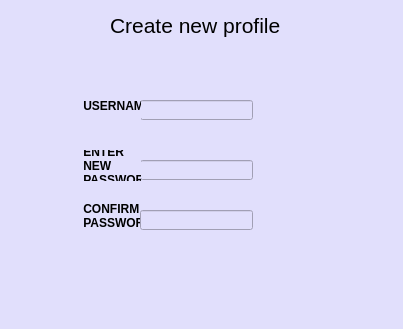
<?xml version="1.0" encoding="UTF-8"?>
<ui version="4.0">
 <class>Dialog</class>
 <widget class="QDialog" name="Dialog">
  <property name="geometry">
   <rect>
    <x>0</x>
    <y>0</y>
    <width>403</width>
    <height>329</height>
   </rect>
  </property>
  <property name="windowTitle">
   <string>Dialog</string>
  </property>
  <property name="styleSheet">
   <string notr="true">background-color: rgb(225, 223, 252);</string>
  </property>
  <widget class="QLabel" name="label">
   <property name="geometry">
    <rect>
     <x>110</x>
     <y>10</y>
     <width>201</width>
     <height>31</height>
    </rect>
   </property>
   <property name="font">
    <font>
     <pointsize>16</pointsize>
    </font>
   </property>
   <property name="text">
    <string>Create new profile</string>
   </property>
  </widget>
  <widget class="QLineEdit" name="uNameLine">
   <property name="geometry">
    <rect>
     <x>140</x>
     <y>100</y>
     <width>113</width>
     <height>20</height>
    </rect>
   </property>
  </widget>
  <widget class="QLabel" name="label_2">
   <property name="geometry">
    <rect>
     <x>70</x>
     <y>90</y>
     <width>71</width>
     <height>31</height>
    </rect>
   </property>
   <property name="font">
    <font>
     <weight>75</weight>
     <bold>true</bold>
    </font>
   </property>
   <property name="text">
    <string>    USERNAME</string>
   </property>
  </widget>
  <widget class="QLineEdit" name="uPasswordLine">
   <property name="geometry">
    <rect>
     <x>140</x>
     <y>160</y>
     <width>113</width>
     <height>20</height>
    </rect>
   </property>
  </widget>
  <widget class="QLabel" name="label_3">
   <property name="geometry">
    <rect>
     <x>80</x>
     <y>150</y>
     <width>61</width>
     <height>31</height>
    </rect>
   </property>
   <property name="font">
    <font>
     <weight>75</weight>
     <bold>true</bold>
    </font>
   </property>
   <property name="text">
    <string> ENTER
 NEW
 PASSWORD</string>
   </property>
  </widget>
  <widget class="QLabel" name="label_4">
   <property name="geometry">
    <rect>
     <x>80</x>
     <y>200</y>
     <width>61</width>
     <height>31</height>
    </rect>
   </property>
   <property name="font">
    <font>
     <weight>75</weight>
     <bold>true</bold>
    </font>
   </property>
   <property name="text">
    <string> CONFIRM 
 PASSWORD</string>
   </property>
  </widget>
  <widget class="QLineEdit" name="uPasswordLine_2">
   <property name="geometry">
    <rect>
     <x>140</x>
     <y>210</y>
     <width>113</width>
     <height>20</height>
    </rect>
   </property>
  </widget>
 </widget>
 <resources/>
 <connections/>
</ui>
